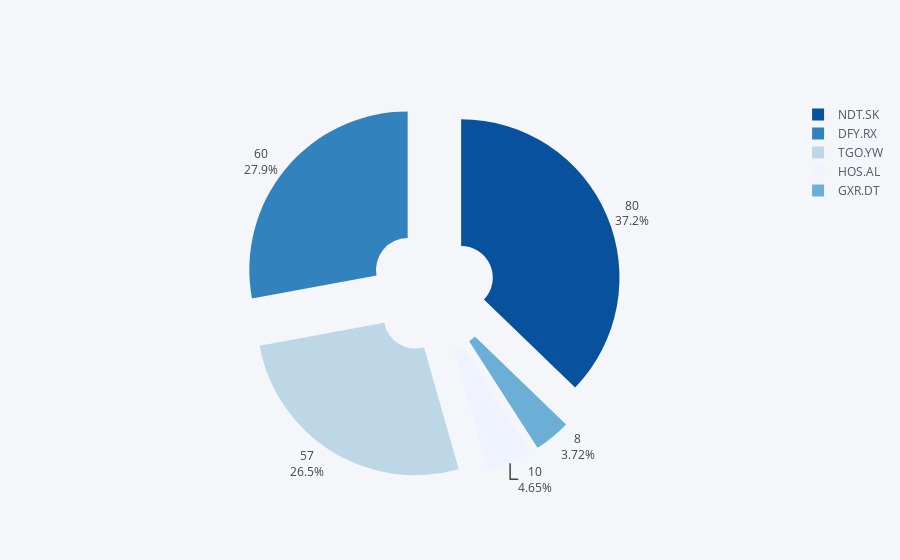

Notebook source saved alongside this figure:
### Code cell
pie.iplot(kind='pie',labels='labels',values='values',pull=.2,hole=.2,
          colorscale='blues',textposition='outside',textinfo='value+percent')

### Figure 1 — Plotly figure (JSON) as saved in the notebook; plotly's stock layout.template omitted (floating-point values rounded to 4 significant figures)
{"data": [{"hole": 0.2, "labels": ["HOS.AL", "TGO.YW", "GXR.DT", "DFY.RX", "NDT.SK"], "marker": {"colors": ["rgba(239, 243, 255, 1.0)", "rgba(189, 215, 231, 1.0)", "rgba(107, 174, 214, 1.0)", "rgba(49, 130, 189, 1.0)", "rgba(8, 81, 156, 1.0)"]}, "name": "", "pull": 0.2, "textinfo": "value+percent", "textposition": "outside", "type": "pie", "values": [10, 57, 8, 60, 80]}], "layout": {"legend": {"bgcolor": "#F5F6F9", "font": {"color": "#4D5663"}}, "paper_bgcolor": "#F5F6F9", "plot_bgcolor": "#F5F6F9", "titlefont": {"color": "#4D5663"}}}
